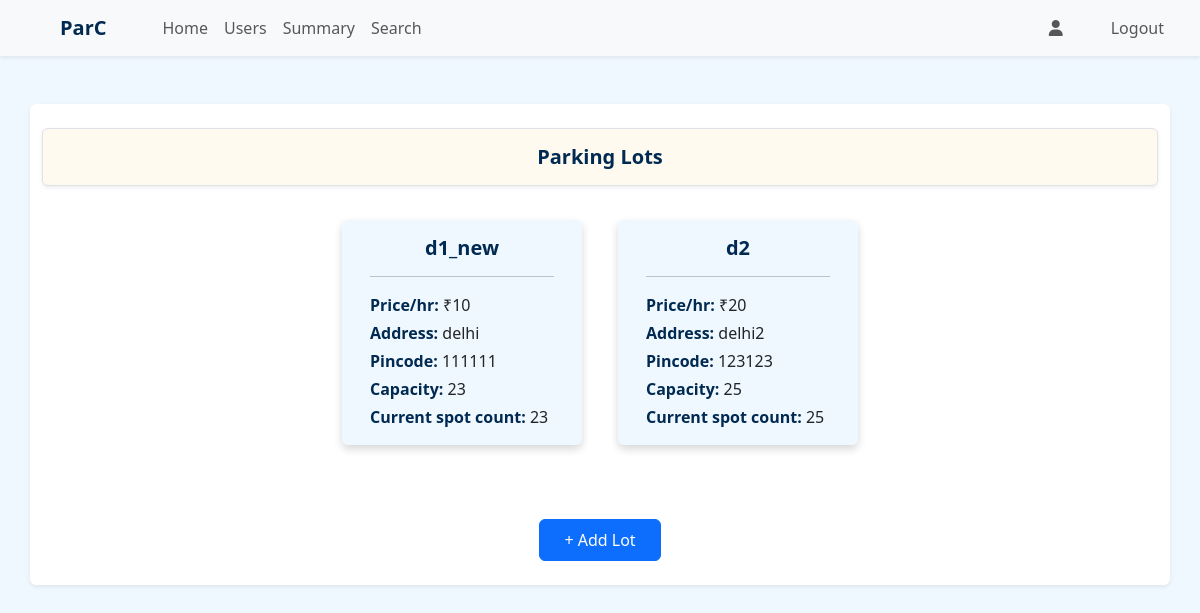
The app's page /admin/dashboard (signed in), older data.
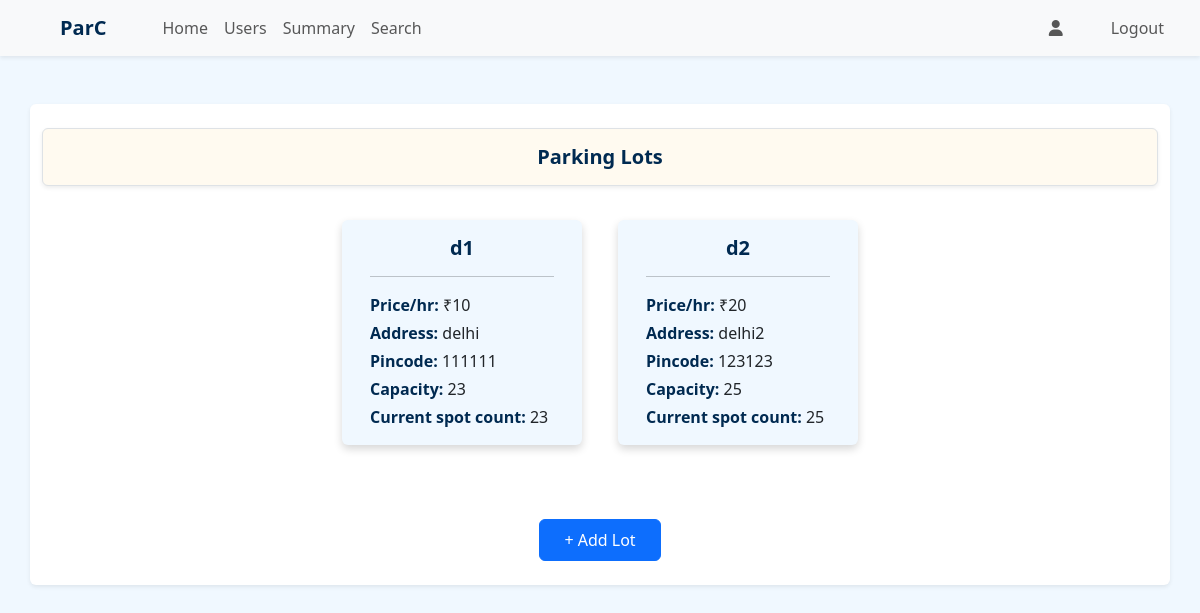
The same page, newer data.
### application/models.py (models this page shows)
class ParkingLot(db.Model):
    id = db.Column(db.Integer, primary_key = True)
    pl_name = db.Column(db.String, nullable = False)
    price = db.Column(db.Integer, nullable = False, default = 1000)
    address = db.Column(db.String, nullable = False)
    pincode = db.Column(db.Integer, nullable = False)
    capacity = db.Column(db.Integer, nullable = False)
    spots_count = db.Column(db.Integer, nullable = False)
    created_at = db.Column(db.DateTime, nullable = False)
    spots = db.relationship('ParkingSpot', backref = 'lot', cascade = 'all, delete')

### application/routes.py (the view)
@app.route('/admin/dashboard')
@auth_required()
@roles_required('admin')
def admin_dashboard():
    lots = ParkingLot.query.all()
    return render_template('admin_dashboard.html', lots=lots)

### templates/admin_dashboard.html (shortened to what this page needs)
{% extends "base.html" %}
{% block nav %}
<nav class="navbar navbar-expand-lg bg-body-tertiary shadow-sm sticky-top">
    <div class="container-fluid">
        <a href="{{url_for('admin_dashboard')}}" class="navbar-brand mx-5"><strong>ParC</strong></a>
        <div class="collapse navbar-collapse" id="navbarSupportedContent">
            <ul class="navbar-nav me-auto mb-2 mb-lg-0">
                <li class="nav-item">
                    <a href="{{url_for('admin_dashboard')}}" class="nav-link">Home</a>
                </li>
                <li class="nav-item">
                    <a href="{{url_for('get_users_data')}}" class="nav-link">Users</a>
                </li>
                <li class="nav-item">
                    <a href="{{url_for('admin_summary')}}" class="nav-link">Summary</a>
                </li>
                <li class="nav-item">
                    <a href="{{url_for('admin_search')}}" class="nav-link">Search</a>
                </li>
            </ul>
            <ul class="navbar-nav ms-auto mb-2 mb-lg-0">
                <li class="nav-item mx-3">
                    <a href="{{url_for('profile')}}" class="nav-link"><i class="fa-solid fa-user"></i></a>
                </li>
                <li class="nav-item mx-3">
                    <a href="{{url_for('user_logout')}}" class="nav-link">Logout</a>
                </li>
            </ul>
        </div>
    </div>
</nav>
{% endblock %}
{% block content %}
<div class="container my-5 shadow-sm p-4 rounded bg-white">
    <div class="row mb-4">
        <div class="col text-center py-3 rounded border shadow-sm" style="background-color: floralwhite;">
            <h5 class="fw-semibold mb-0">Parking Lots</h5>
        </div>
    </div>
    <div class="row align-items-start justify-content-center gap-3">
        {% for lot in lots %}
        <div class="card border-0" style="width: 15rem;">
            <a href="{{url_for('view_parking_lot', lot_id = lot.id)}}" class="text-decoration-none text-dark">
                <div class="card-body">
                    <h5 class="text-center fw-semibold">{{lot.pl_name}}</h5>
                    <hr>
                    <p class="card-text mb-1"><strong>Price/hr: </strong> ₹{{lot.price}}</p>
                    <p class="card-text mb-1"><strong>Address: </strong> {{lot.address}}</p>
                    <p class="card-text mb-1"><strong>Pincode: </strong> {{lot.pincode}} </p>
                    <p class="card-text mb-1"><strong>Capacity: </strong> {{lot.capacity}} </p>
                    <p class="card-text"><strong>Current spot count: </strong> {{lot.spots_count}} </p>
                </div>
            </a>
        </div>
        {% else %}
        <div class="col-12 text-center">
            <p class="text-muted">No Parking Lots Found</p>
        </div>
        {% endfor %}
        <div class="row mt-5">
            <div class="col text-center">
                <a href="{{url_for('create_lot')}}" class="btn btn-primary px-4 py-2">+ Add Lot</a>
            </div>
        </div>
    </div>
</div>
{% endblock %}

Row changes from the older to the newer data that the page shows:
changed ParkingLot "delhi": pl_name "d1_new" → "d1"
